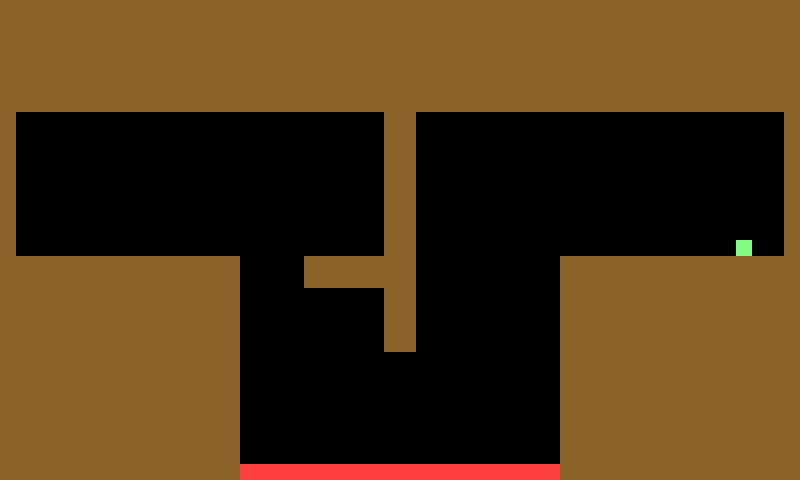

A level layout from a 2D game, rendered from its tile map. Below: a short description, then the map file with tile-grid data replaced by summaries:
An orthogonal 50x30 tile map with 16x16 px tiles, 1 tile layer (Tile Layer 1) and 30 objects (3x Block, Entrance, Exit, path1, path3, ...).

<map version="1.0" orientation="orthogonal" width="50" height="30" tilewidth="16" tileheight="16">
 <tileset firstgid="1" name="tiles" tilewidth="16" tileheight="16">
  <image source="tiles.png" width="320" height="240" />
 </tileset>
 <layer name="Tile Layer 1" width="50" height="30">
  <data>[1500 cells, 849 non-empty, 3 distinct tile ids]</data>
 </layer>
 <objectgroup name="Object Layer 1" width="50" height="30">
  <object type="Entrance" x="48" y="240" width="16" height="16" />
  <object type="Exit" x="736" y="240" width="16" height="16">
   <properties>
    <property name="destination" value="0016.tmx" />
   </properties>
  </object>
  <object gid="1" x="544" y="272">
   <properties>
    <property name="parent" value="moving1" />
   </properties>
  </object>
  <object gid="1" x="544" y="272">
   <properties>
    <property name="parent" value="moving1" />
   </properties>
  </object>
  <object gid="1" x="528" y="272">
   <properties>
    <property name="parent" value="moving1" />
   </properties>
  </object>
  <object gid="1" x="512" y="272">
   <properties>
    <property name="parent" value="moving1" />
   </properties>
  </object>
  <object gid="1" x="496" y="272">
   <properties>
    <property name="parent" value="moving1" />
   </properties>
  </object>
  <object gid="1" x="240" y="272">
   <properties>
    <property name="parent" value="moving2" />
   </properties>
  </object>
  <object gid="1" x="256" y="272">
   <properties>
    <property name="parent" value="moving2" />
   </properties>
  </object>
  <object gid="1" x="272" y="272">
   <properties>
    <property name="parent" value="moving2" />
   </properties>
  </object>
  <object gid="1" x="288" y="272">
   <properties>
    <property name="parent" value="moving2" />
   </properties>
  </object>
  <object gid="1" x="304" y="448">
   <properties>
    <property name="parent" value="moving3" />
   </properties>
  </object>
  <object gid="1" x="320" y="448">
   <properties>
    <property name="parent" value="moving3" />
   </properties>
  </object>
  <object gid="1" x="336" y="448">
   <properties>
    <property name="parent" value="moving3" />
   </properties>
  </object>
  <object gid="1" x="352" y="448">
   <properties>
    <property name="parent" value="moving3" />
   </properties>
  </object>
 </objectgroup>
 <objectgroup name="Object Layer 3" width="50" height="30">
  <object name="moving1" type="Block" x="496" y="256" width="64" height="16">
   <properties>
    <property name="path" value="path1" />
   </properties>
  </object>
  <object name="path1" x="496" y="256">
   <properties>
    <property name="duration" value="10" />
   </properties>
   <polyline points="0,0 0,176" />
  </object>
  <object name="moving2" type="Block" x="240" y="256" width="64" height="16">
   <properties>
    <property name="path" value="path2" />
   </properties>
  </object>
  <object name="moving3" type="Block" x="304" y="432" width="64" height="16">
   <properties>
    <property name="path" value="path3" />
   </properties>
  </object>
  <object name="path3" x="367" y="431">
   <properties>
    <property name="duration" value="7" />
   </properties>
   <polyline points="0,0 129,1" />
  </object>
  <object name="path2" x="304" y="256">
   <properties>
    <property name="duration" value="15" />
   </properties>
   <polyline points="0,0 0,176" />
  </object>
  <object x="490" y="-200">
   <polyline points="0,0" />
  </object>
 </objectgroup>
 <objectgroup name="Block" width="50" height="30">
  <properties>
   <property name="type" value="Block" />
  </properties>
  <object x="0" y="0" width="800" height="112" />
  <object x="0" y="112" width="16" height="144" />
  <object x="784" y="112" width="16" height="144" />
  <object x="0" y="256" width="240" height="224" />
  <object x="560" y="256" width="240" height="224" />
  <object x="240" y="464" width="320" height="16">
   <properties>
    <property name="lethal" value="1" />
   </properties>
  </object>
  <object x="384" y="112" width="32" height="240" />
  <object x="304" y="256" width="80" height="32" />
 </objectgroup>
</map>
